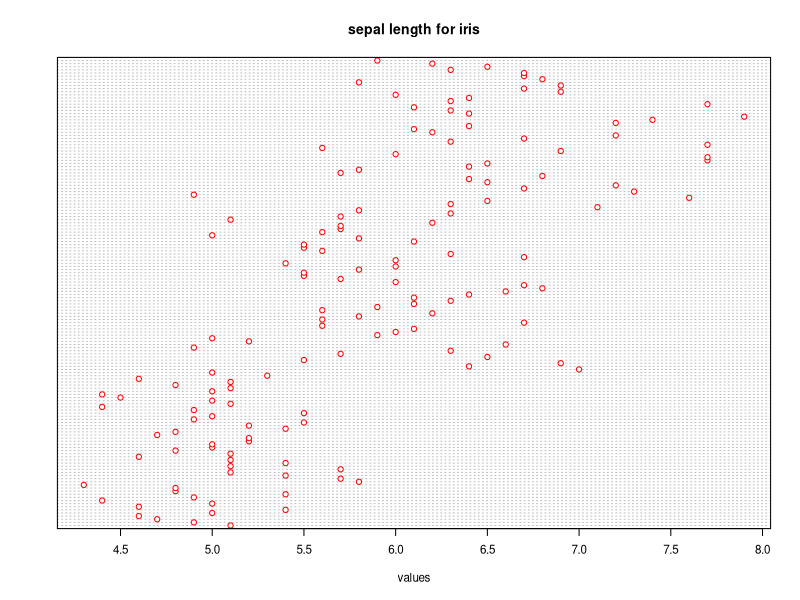

Generate this figure with R:
#reading data include the dataset library
library(datasets)

#Loading the iris data
data("iris")
#invoking dot chart
dotchart(iris$Sepal.Length,main = "sepal length for iris",cex = 0.7, color = "red", xlab = "values", ylab = "data points")